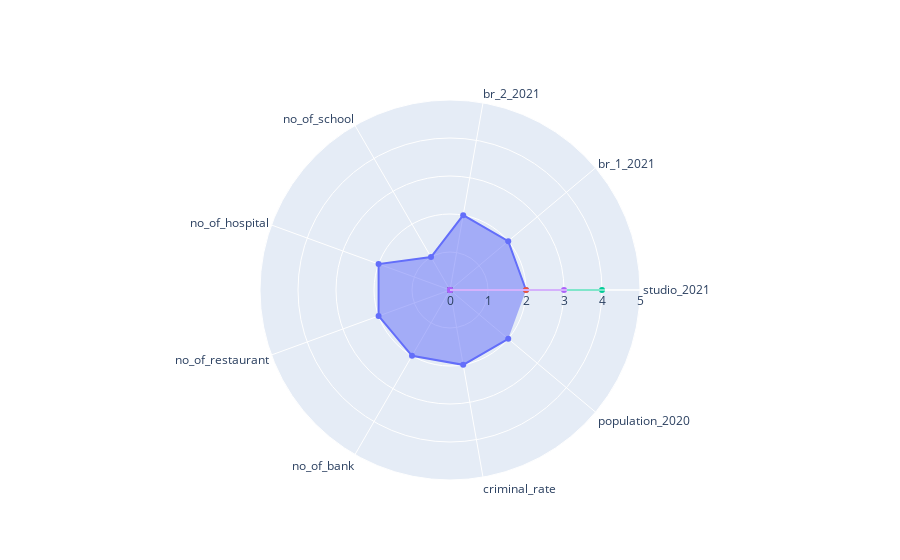

This figure's notebook cell:
### Code cell
#categories = ['latitude', 'longitude', 'studio_2021', 'br_1_2021', 'br_2_2021', 'no_of_school', 'no_of_hospital', 'no_of_restaurant', 'no_of_bank', 'criminal_rate', 'population_2020']
categories = ['studio_2021', 'br_1_2021', 'br_2_2021', 'no_of_school', 'no_of_hospital', 'no_of_restaurant', 'no_of_bank', 'criminal_rate', 'population_2020']

fig = go.Figure()
    
for i in set(df_kmean['cluster']):
    r = []
    #r.append(get_radar_value_by_std(df_dbscan[df_dbscan['cluster'] == i]['latitude'].mean(), df_neighborhood['latitude'].mean()))
    #r.append(get_radar_value_by_std(df_dbscan[df_dbscan['cluster'] == i]['longitude'].mean(), df_neighborhood['longitude'].mean()))
    r.append(get_radar_value_by_std(df_dbscan[df_kmean['cluster'] == i]['studio_2021'].mean(), df_neighborhood['studio_2021'].mean()))
    r.append(get_radar_value_by_std(df_dbscan[df_dbscan['cluster'] == i]['br_1_2021'].mean(), df_neighborhood['br_1_2021'].mean()))
    r.append(get_radar_value_by_std(df_dbscan[df_dbscan['cluster'] == i]['br_2_2021'].mean(), df_neighborhood['br_2_2021'].mean()))
    r.append(get_radar_value_by_std(df_dbscan[df_dbscan['cluster'] == i]['no_of_school'].mean(), df_neighborhood['no_of_school'].mean()))
    r.append(get_radar_value_by_std(df_dbscan[df_dbscan['cluster'] == i]['no_of_hospital'].mean(), df_neighborhood['no_of_hospital'].mean()))
    r.append(get_radar_value_by_std(df_dbscan[df_dbscan['cluster'] == i]['no_of_restaurant'].mean(), df_neighborhood['no_of_restaurant'].mean()))
    r.append(get_radar_value_by_std(df_dbscan[df_dbscan['cluster'] == i]['no_of_bank'].mean(), df_neighborhood['no_of_bank'].mean()))
    r.append(get_radar_value_by_std(df_dbscan[df_dbscan['cluster'] == i]['criminal_rate'].mean(), df_neighborhood['criminal_rate'].mean()))
    r.append(get_radar_value_by_std(df_dbscan[df_dbscan['cluster'] == i]['population_2020'].mean(), df_neighborhood['population_2020'].mean()))

    
    fig.add_trace(go.Scatterpolar(
          r=r,
          theta=categories,
          fill='toself',
          name='Cluster'+str(i)
    ))

fig.update_layout(
  polar=dict(
    radialaxis=dict(
      visible=True,
      range=[0, 5]
    )),
  showlegend=False
)

fig.show()

### Figure 1 — Plotly figure (JSON) as saved in the notebook; plotly's stock layout.template omitted (floating-point values rounded to 4 significant figures)
{"data": [{"fill": "toself", "name": "Cluster0", "r": [2, 2, 2, 1, 2, 2, 2, 2, 2], "theta": ["studio_2021", "br_1_2021", "br_2_2021", "no_of_school", "no_of_hospital", "no_of_restaurant", "no_of_bank", "criminal_rate", "population_2020"], "type": "scatterpolar"}, {"fill": "toself", "name": "Cluster1", "r": [2, 0, 0, 0, 0, 0, 0, 0, 0], "theta": ["studio_2021", "br_1_2021", "br_2_2021", "no_of_school", "no_of_hospital", "no_of_restaurant", "no_of_bank", "criminal_rate", "population_2020"], "type": "scatterpolar"}, {"fill": "toself", "name": "Cluster2", "r": [4, 0, 0, 0, 0, 0, 0, 0, 0], "theta": ["studio_2021", "br_1_2021", "br_2_2021", "no_of_school", "no_of_hospital", "no_of_restaurant", "no_of_bank", "criminal_rate", "population_2020"], "type": "scatterpolar"}, {"fill": "toself", "name": "Cluster3", "r": [3, 0, 0, 0, 0, 0, 0, 0, 0], "theta": ["studio_2021", "br_1_2021", "br_2_2021", "no_of_school", "no_of_hospital", "no_of_restaurant", "no_of_bank", "criminal_rate", "population_2020"], "type": "scatterpolar"}], "layout": {"autosize": true, "polar": {"angularaxis": {"type": "category"}, "radialaxis": {"autorange": false, "range": [0, 5], "type": "linear", "visible": true}}, "showlegend": false}}
